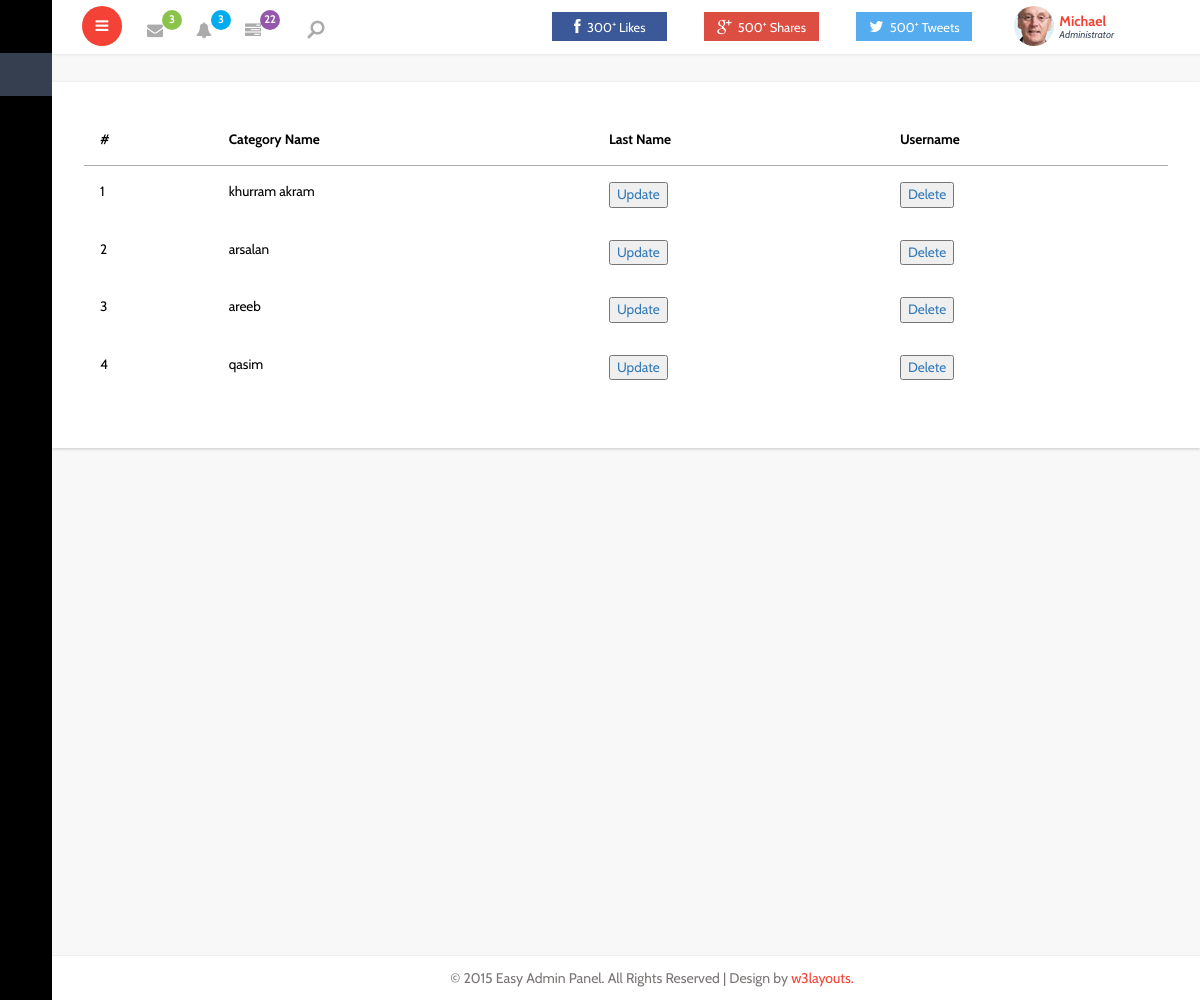
Screenshot of /admin/view_category.php with the database file from the repository.
### tables this page shows
CREATE TABLE `category` (
  `id` int(11) NOT NULL,
  `Name` varchar(225) NOT NULL,
  `status` int(11) NOT NULL
);

### admin/view_category.php (the view, shortened to what this page needs)
    <?php
include("header.php");
?>
<div class="panel-body1">
					   <table class="table">
						 <thead>
							<tr>
							  <th>#</th>
							  <th>Category Name</th>
							  <th>Last Name</th>
							  <th>Username</th>
							</tr>
						  </thead>
						  <tbody>
								<?php
								include 'conn.php';
								$cat_num=1;
								$query=mysqli_query($conn,"select * from category where status = 1");
								while ($row=mysqli_fetch_array($query)) {
									$id=$row[0];
									echo "
										<tr>
										<td>$cat_num</td>
										<td>".$row[1]."</td>
										<td><a href='updatecategory.php?id=$id'><button>Update</button></a></td>
										<td><a href='view_category.php?id=$id'><button>Delete</button></a></td>
										</tr>
									";
									$cat_num=$cat_num+1;
								}
								?>
						  </tbody>
						</table>
						</div>
		<?php
		include("footer.php");
		?>
</body>
</html>

### rows the page displays
category: Name "khurram akram"
category: Name "arsalan"
category: Name "areeb"
category: Name "qasim"
